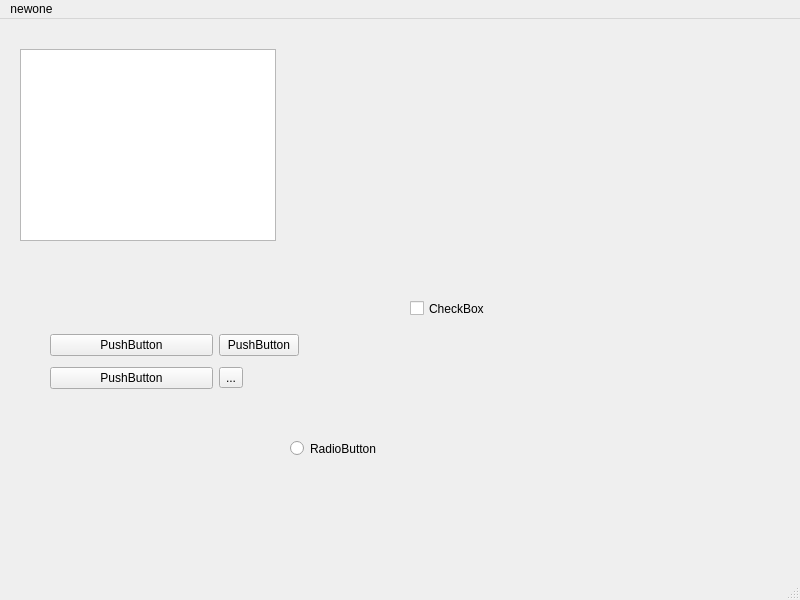
<?xml version="1.0" encoding="UTF-8"?>
<ui version="4.0">
 <class>MainWindow</class>
 <widget class="QMainWindow" name="MainWindow">
  <property name="geometry">
   <rect>
    <x>0</x>
    <y>0</y>
    <width>800</width>
    <height>600</height>
   </rect>
  </property>
  <property name="windowTitle">
   <string>MainWindow</string>
  </property>
  <widget class="QWidget" name="centralwidget">
   <widget class="QWidget" name="verticalLayoutWidget">
    <property name="geometry">
     <rect>
      <x>280</x>
      <y>100</y>
      <width>160</width>
      <height>80</height>
     </rect>
    </property>
    <layout class="QVBoxLayout" name="verticalLayout"/>
   </widget>
   <widget class="QCheckBox" name="checkBox">
    <property name="geometry">
     <rect>
      <x>410</x>
      <y>280</y>
      <width>91</width>
      <height>19</height>
     </rect>
    </property>
    <property name="text">
     <string>CheckBox</string>
    </property>
   </widget>
   <widget class="QRadioButton" name="radioButton">
    <property name="geometry">
     <rect>
      <x>290</x>
      <y>420</y>
      <width>115</width>
      <height>19</height>
     </rect>
    </property>
    <property name="text">
     <string>RadioButton</string>
    </property>
   </widget>
   <widget class="QListView" name="listView">
    <property name="geometry">
     <rect>
      <x>20</x>
      <y>30</y>
      <width>256</width>
      <height>192</height>
     </rect>
    </property>
   </widget>
   <widget class="QWidget" name="">
    <property name="geometry">
     <rect>
      <x>50</x>
      <y>310</y>
      <width>249</width>
      <height>65</height>
     </rect>
    </property>
    <layout class="QGridLayout" name="gridLayout">
     <item row="0" column="0">
      <widget class="QPushButton" name="pushButton">
       <property name="text">
        <string>PushButton</string>
       </property>
      </widget>
     </item>
     <item row="0" column="1">
      <widget class="QPushButton" name="pushButton_3">
       <property name="text">
        <string>PushButton</string>
       </property>
      </widget>
     </item>
     <item row="1" column="0">
      <widget class="QPushButton" name="pushButton_2">
       <property name="text">
        <string>PushButton</string>
       </property>
      </widget>
     </item>
     <item row="1" column="1">
      <widget class="QToolButton" name="toolButton">
       <property name="text">
        <string>...</string>
       </property>
      </widget>
     </item>
    </layout>
   </widget>
  </widget>
  <widget class="QMenuBar" name="menubar">
   <property name="geometry">
    <rect>
     <x>0</x>
     <y>0</y>
     <width>800</width>
     <height>26</height>
    </rect>
   </property>
   <widget class="QMenu" name="menunewone">
    <property name="title">
     <string>newone</string>
    </property>
   </widget>
   <addaction name="menunewone"/>
  </widget>
  <widget class="QStatusBar" name="statusbar"/>
 </widget>
 <resources/>
 <connections/>
</ui>
